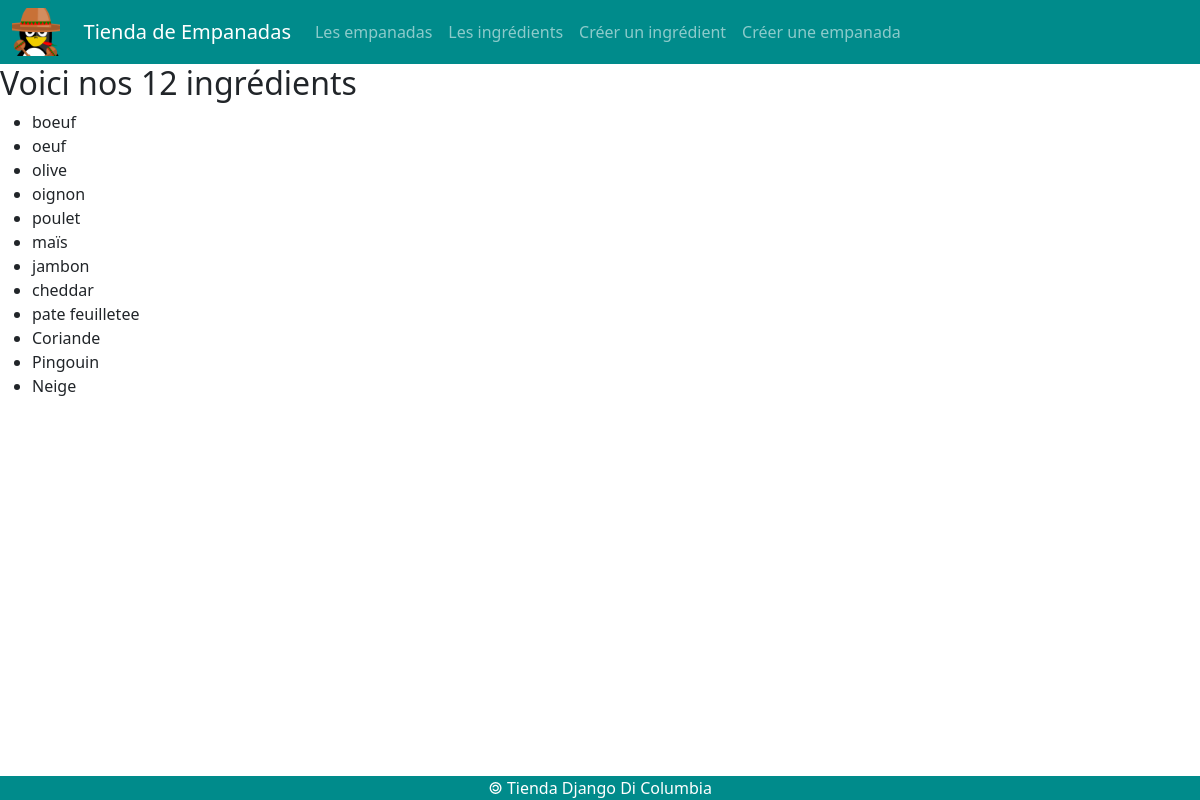
The page /ingredients/ on the database its author committed.
### empanadas/models.py (models this page shows)
class Ingredient(models.Model) :
    idIngredient = models.AutoField(primary_key = True)
    nomIngredient = models.CharField(max_length = 50)
    def __str__(self) :
        return self.nomIngredient

### empanadas/views.py (the view)
# urls.py: path('ingredients/', views.ingredients),
def ingredients(request) :
    lesIngredients = Ingredient.objects.all()
    return render(
        request,
        'empanadas/ingredients.html',
        { 'ingredients' : lesIngredients}
    )

### empanadas/templates/empanadas/ingredients.html (shortened to what this page needs)
{% extends 'empanadas/base.html' %}
{% block main %}
<h2>Voici nos {{ingredients|length}} ingrédients</h2>
<ul>
    {% for ingr in ingredients %}
    <li>{{ingr}}</li>
    {% endfor %}
</ul>
{% endblock %}

### rows shown on the page
Ingredient: nomIngredient "boeuf"
Ingredient: nomIngredient "oeuf"
Ingredient: nomIngredient "olive"
Ingredient: nomIngredient "oignon"
Ingredient: nomIngredient "poulet"
Ingredient: nomIngredient "maïs"
Ingredient: nomIngredient "jambon"
Ingredient: nomIngredient "cheddar"
Ingredient: nomIngredient "pate feuilletee"
Ingredient: nomIngredient "Coriande"
Ingredient: nomIngredient "Pingouin"
Ingredient: nomIngredient "Neige"

### other values the page prints
{{ ingredients|length }} "12"
